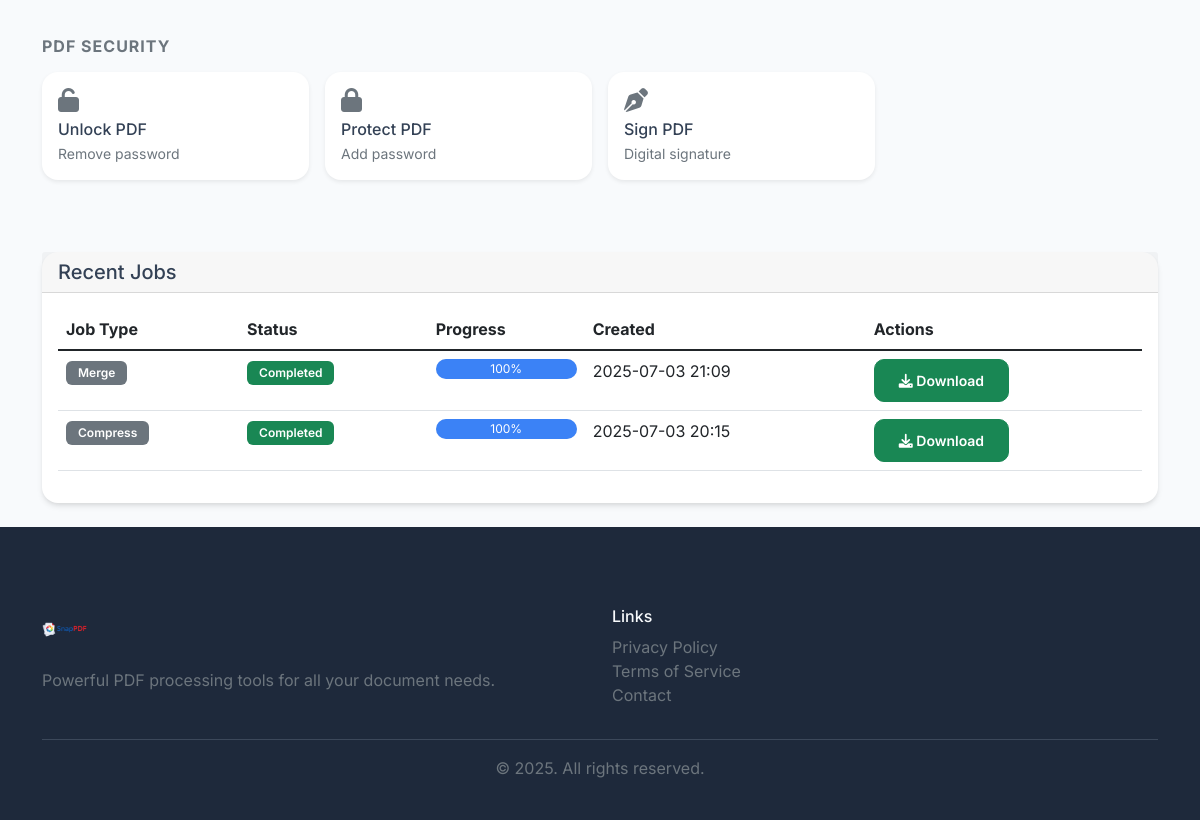
The app's page /tools (signed in, lower part), older data.
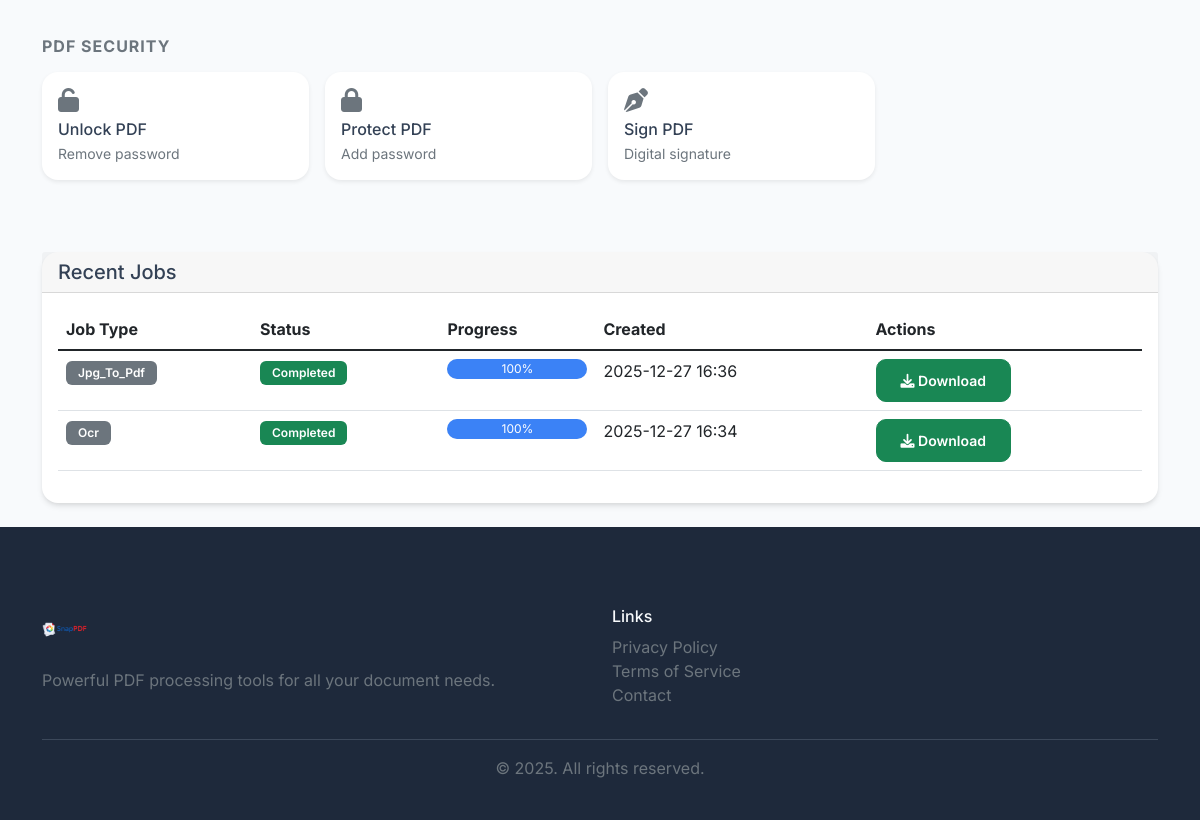
The same page, newer data.
### models.py (models this page shows)
class ProcessingJob(db.Model):
    __tablename__ = 'processing_jobs'
    id = db.Column(db.String, primary_key=True)
    user_id = db.Column(db.String, db.ForeignKey('users.id'), nullable=False)
    job_type = db.Column(db.Enum(JobType), nullable=False)
    status = db.Column(db.Enum(JobStatus), default=JobStatus.PENDING)
    input_files = db.Column(Text)  # JSON string of input file paths
    output_files = db.Column(Text)  # JSON string of output file paths
    progress = db.Column(db.Integer, default=0)  # 0-100
    total_files = db.Column(db.Integer, default=0)
    processed_files = db.Column(db.Integer, default=0)
    error_message = db.Column(Text)
    created_at = db.Column(db.DateTime, default=datetime.now)
    started_at = db.Column(db.DateTime)
    completed_at = db.Column(db.DateTime)
    settings = db.Column(Text)  # JSON string for job-specific settings

### routes.py (the view)
@app.route('/tools')
@login_required
def tools():
    user_jobs = ProcessingJob.query.filter_by(user_id=current_user.id).order_by(ProcessingJob.created_at.desc()).limit(10).all()
    return render_template('tools.html', user=current_user, recent_jobs=user_jobs)

### models.py (called while the page is built)
    def has_active_subscription(self):
        if self.is_premium:
            return True
        subs = db.session.query(Subscription).filter_by(user_id=self.id).all()
        for subscription in subs:
            if subscription.is_active():
                return True
        return False

### routes.py (called while the page is built)
@login_manager.user_loader
def load_user(user_id):
    return User.query.get(str(user_id))

@app.before_request
def make_session_permanent():
    session.permanent = True

### templates/tools.html (shortened to what this page needs)
{% extends "base.html" %}
{% block content %}
<div class="container py-4">
    <div class="row mb-4">
        <div class="col-12">
            <div class="mb-5">
                <h6 class="text-uppercase text-muted fw-bold mb-3" style="letter-spacing: 1px;">PDF Security</h6>
                <div class="row g-3">
                    <div class="col-6 col-md-4 col-lg-3">
                        <div class="card tool-card h-100 border-0 shadow-sm" onclick="showUnlockDialog()">
                            <div class="card-body p-3">
                                <i class="fas fa-unlock text-secondary mb-2 fs-4"></i>
                                <h6 class="mb-1">Unlock PDF</h6>
                                <p class="text-muted small mb-0">Remove password</p>
                            </div>
                        </div>
                    </div>
                    <div class="col-6 col-md-4 col-lg-3">
                        <div class="card tool-card h-100 border-0 shadow-sm" onclick="showProtectDialog()">
                            <div class="card-body p-3">
                                <i class="fas fa-lock text-secondary mb-2 fs-4"></i>
                                <h6 class="mb-1">Protect PDF</h6>
                                <p class="text-muted small mb-0">Add password</p>
                            </div>
                        </div>
                    </div>
                    <div class="col-6 col-md-4 col-lg-3">
                        <div class="card tool-card h-100 border-0 shadow-sm" onclick="selectTool('sign')">
                            <div class="card-body p-3">
                                <i class="fas fa-pen-nib text-secondary mb-2 fs-4"></i>
                                <h6 class="mb-1">Sign PDF</h6>
                                <p class="text-muted small mb-0">Digital signature</p>
                            </div>
                        </div>
                    </div>
                </div>
            </div>
        </div>
    </div>
    <div class="row">
        <div class="col-12">
            <div class="card">
                <div class="card-header">
                    <h5 class="card-title mb-0">Recent Jobs</h5>
                </div>
                <div class="card-body">
                    {% if recent_jobs %}
                        <div class="table-responsive">
                            <table class="table table-hover">
                                <thead>
                                    <tr>
                                        <th>Job Type</th>
                                        <th>Status</th>
                                        <th>Progress</th>
                                        <th>Created</th>
                                        <th>Actions</th>
                                    </tr>
                                </thead>
                                <tbody>
                                    {% for job in recent_jobs %}
                                    <tr>
                                        <td>
                                            <span class="badge bg-secondary">{{ job.job_type.value.title() }}</span>
                                        </td>
                                        <td>
                                            {% if job.status.value == 'completed' %}
                                                <span class="badge bg-success">{{ job.status.value.title() }}</span>
                                            {% elif job.status.value == 'failed' %}
                                                <span class="badge bg-danger">{{ job.status.value.title() }}</span>
                                            {% elif job.status.value == 'processing' %}
                                                <span class="badge bg-info">{{ job.status.value.title() }}</span>
                                            {% else %}
                                                <span class="badge bg-warning">{{ job.status.value.title() }}</span>
                                            {% endif %}
                                        </td>
                                        <td>
                                            <div class="progress" style="height: 20px;">
                                                <div class="progress-bar" role="progressbar" style="width: {{ job.progress }}%">
                                                    {{ job.progress }}%
                                                </div>
                                            </div>
                                        </td>
                                        <td>{{ job.created_at.strftime('%Y-%m-%d %H:%M') }}</td>
                                        <td>
                                            {% if job.status.value == 'completed' %}
                                                <a href="{{ url_for('download_job_results', job_id=job.id) }}" class="btn btn-sm btn-success">
                                                    <i class="fas fa-download"></i> Download
                                                </a>
                                            {% elif job.status.value in ['pending', 'processing'] %}
                                                <button class="btn btn-sm btn-warning" onclick="cancelJob('{{ job.id }}')">
                                                    <i class="fas fa-times"></i> Cancel
                                                </button>
                                            {% endif %}
                                        </td>
                                    </tr>
                                    {% endfor %}
                                </tbody>
                            </table>
                        </div>
                    {% else %}
                        <div class="text-center py-4">
                            <i class="fas fa-history text-muted mb-3" style="font-size: 3rem;"></i>
                            <h5>No recent jobs</h5>
                            <p class="text-muted">Upload files and process them to see your job history</p>
                        </div>
                    {% endif %}
                </div>
            </div>
        </div>
    </div>
</div>
{% endblock %}

### templates/base.html (shortened to what this page needs)
<!DOCTYPE html>
<html lang="en">
<head>
    <link href="https://cdn.jsdelivr.net/npm/bootstrap@5.1.3/dist/css/bootstrap.min.css" rel="stylesheet">
    <link href="https://cdnjs.cloudflare.com/ajax/libs/font-awesome/6.0.0/css/all.min.css" rel="stylesheet">
    <link rel="stylesheet" href="{{ url_for('static', filename='style.css') }}">
</head>
<body>
    <main>
        {% block content %}{% endblock %}
    </main>
    <footer class="footer">
        <div class="container">
            <div class="row">
                <div class="col-md-6">
                    <img src="{{ url_for('static', filename='logo.png') }}" alt="SnapPDF" height="45" class="mb-3">
                    <p class="text-muted">Powerful PDF processing tools for all your document needs.</p>
                </div>
                <div class="col-md-6">
                    <h6>Links</h6>
                    <ul class="list-unstyled">
                        <li><a href="{{ url_for('privacy') }}" class="text-muted">Privacy Policy</a></li>
                        <li><a href="{{ url_for('terms') }}" class="text-muted">Terms of Service</a></li>
                        <li><a href="{{ url_for('contact') }}" class="text-muted">Contact</a></li>
                    </ul>
                </div>
            </div>
            <hr>
            <div class="text-center">
                <p class="text-muted mb-0">&copy; 2025. All rights reserved.</p>
            </div>
        </div>
    </footer>
</body>
</html>

### static/style.css (style rules this page uses)
:root { --pdf-red: #e74c3c; --pdf-dark: #2c3e50; --premium-gold: #f1c40f; --gradient-primary: linear-gradient(135deg, #667eea 0%, #764ba2 100%); }
body { font-family: 'Inter', -apple-system, BlinkMacSystemFont, "Segoe UI", Roboto, Helvetica, Arial, sans-serif; background-color: #f8fafc; color: #334155; }
.card { border: none; border-radius: 16px; box-shadow: 0 4px 6px -1px rgba(0, 0, 0, 0.1), 0 2px 4px -1px rgba(0, 0, 0, 0.06); transition: all 0.3s cubic-bezier(0.4, 0, 0.2, 1); }
.tool-card { overflow: hidden; }
.tool-card .card-body { padding: 2rem; }
.tool-card i { transition: transform 0.3s ease; }
.btn { border-radius: 10px; padding: 10px 24px; font-weight: 600; transition: all 0.2s ease; }
.badge { padding: 0.5em 1em; border-radius: 6px; font-weight: 600; }
.progress { border-radius: 10px; background-color: #e2e8f0; }
.progress-bar { background-color: #3b82f6; }
.footer { background-color: #1e293b; color: #94a3b8; padding: 80px 0 40px; }
.footer h5, .footer h6 { color: #f8fafc; }
.footer a { color: #94a3b8; text-decoration: none; transition: color 0.2s ease; }

Row changes from the older to the newer data that the page shows:
removed ProcessingJob: job_type.value "Merge", status.value "Completed", progress "100", created_at "2025-07-03 21:09"
removed ProcessingJob: job_type.value "Compress", status.value "Completed", progress "100", created_at "2025-07-03 20:15"
added ProcessingJob: job_type.value "Jpg_To_Pdf", status.value "Completed", progress "100", created_at "2025-12-27 16:36"
added ProcessingJob: job_type.value "Ocr", status.value "Completed", progress "100", created_at "2025-12-27 16:34"
